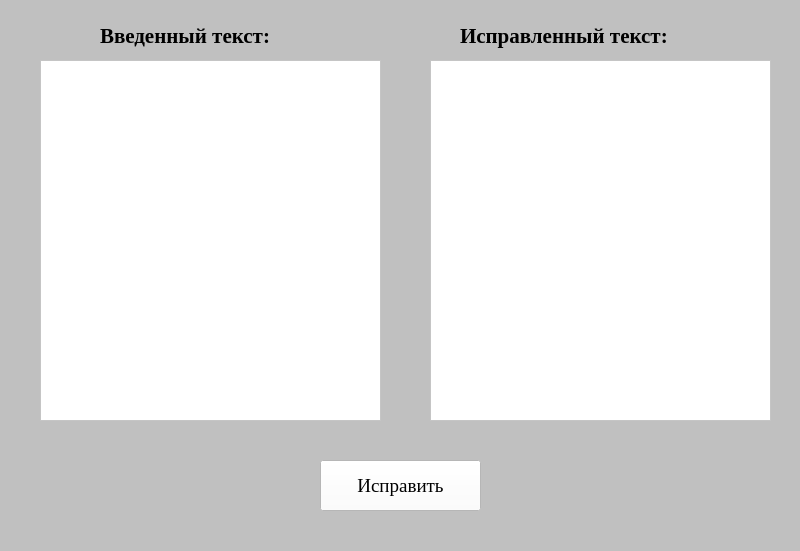
<?xml version="1.0" encoding="UTF-8"?>
<ui version="4.0">
 <class>MainWindow</class>
 <widget class="QMainWindow" name="MainWindow">
  <property name="geometry">
   <rect>
    <x>0</x>
    <y>0</y>
    <width>800</width>
    <height>551</height>
   </rect>
  </property>
  <property name="windowTitle">
   <string>MainWindow</string>
  </property>
  <widget class="QWidget" name="centralwidget">
   <property name="styleSheet">
    <string notr="true">background-color: #C0C0C0</string>
   </property>
   <widget class="QPushButton" name="pushButton">
    <property name="geometry">
     <rect>
      <x>320</x>
      <y>460</y>
      <width>161</width>
      <height>51</height>
     </rect>
    </property>
    <property name="font">
     <font>
      <family>Times New Roman</family>
      <pointsize>14</pointsize>
     </font>
    </property>
    <property name="styleSheet">
     <string notr="true">background-color: white</string>
    </property>
    <property name="text">
     <string>Исправить</string>
    </property>
   </widget>
   <widget class="QTextEdit" name="textEdit">
    <property name="geometry">
     <rect>
      <x>40</x>
      <y>60</y>
      <width>341</width>
      <height>361</height>
     </rect>
    </property>
    <property name="styleSheet">
     <string notr="true">background-color: white</string>
    </property>
    <property name="html">
     <string>&lt;!DOCTYPE HTML PUBLIC &quot;-//W3C//DTD HTML 4.0//EN&quot; &quot;http://www.w3.org/TR/REC-html40/strict.dtd&quot;&gt;
&lt;html&gt;&lt;head&gt;&lt;meta name=&quot;qrichtext&quot; content=&quot;1&quot; /&gt;&lt;style type=&quot;text/css&quot;&gt;
p, li { white-space: pre-wrap; }
&lt;/style&gt;&lt;/head&gt;&lt;body style=&quot; font-family:'MS Shell Dlg 2'; font-size:7.8pt; font-weight:400; font-style:normal;&quot;&gt;
&lt;p style=&quot;-qt-paragraph-type:empty; margin-top:0px; margin-bottom:0px; margin-left:0px; margin-right:0px; -qt-block-indent:0; text-indent:0px;&quot;&gt;&lt;br /&gt;&lt;/p&gt;&lt;/body&gt;&lt;/html&gt;</string>
    </property>
   </widget>
   <widget class="QTextEdit" name="textEdit_2">
    <property name="geometry">
     <rect>
      <x>430</x>
      <y>60</y>
      <width>341</width>
      <height>361</height>
     </rect>
    </property>
    <property name="styleSheet">
     <string notr="true">background-color: white</string>
    </property>
   </widget>
   <widget class="QLabel" name="label">
    <property name="geometry">
     <rect>
      <x>100</x>
      <y>20</y>
      <width>231</width>
      <height>31</height>
     </rect>
    </property>
    <property name="font">
     <font>
      <family>Times New Roman</family>
      <pointsize>16</pointsize>
      <weight>75</weight>
      <bold>true</bold>
     </font>
    </property>
    <property name="styleSheet">
     <string notr="true"/>
    </property>
    <property name="text">
     <string>Введенный текст:</string>
    </property>
   </widget>
   <widget class="QLabel" name="label_2">
    <property name="geometry">
     <rect>
      <x>460</x>
      <y>20</y>
      <width>281</width>
      <height>31</height>
     </rect>
    </property>
    <property name="font">
     <font>
      <family>Times New Roman</family>
      <pointsize>16</pointsize>
      <weight>75</weight>
      <bold>true</bold>
     </font>
    </property>
    <property name="styleSheet">
     <string notr="true"/>
    </property>
    <property name="text">
     <string>Исправленный текст:</string>
    </property>
   </widget>
  </widget>
 </widget>
 <resources/>
 <connections/>
</ui>
